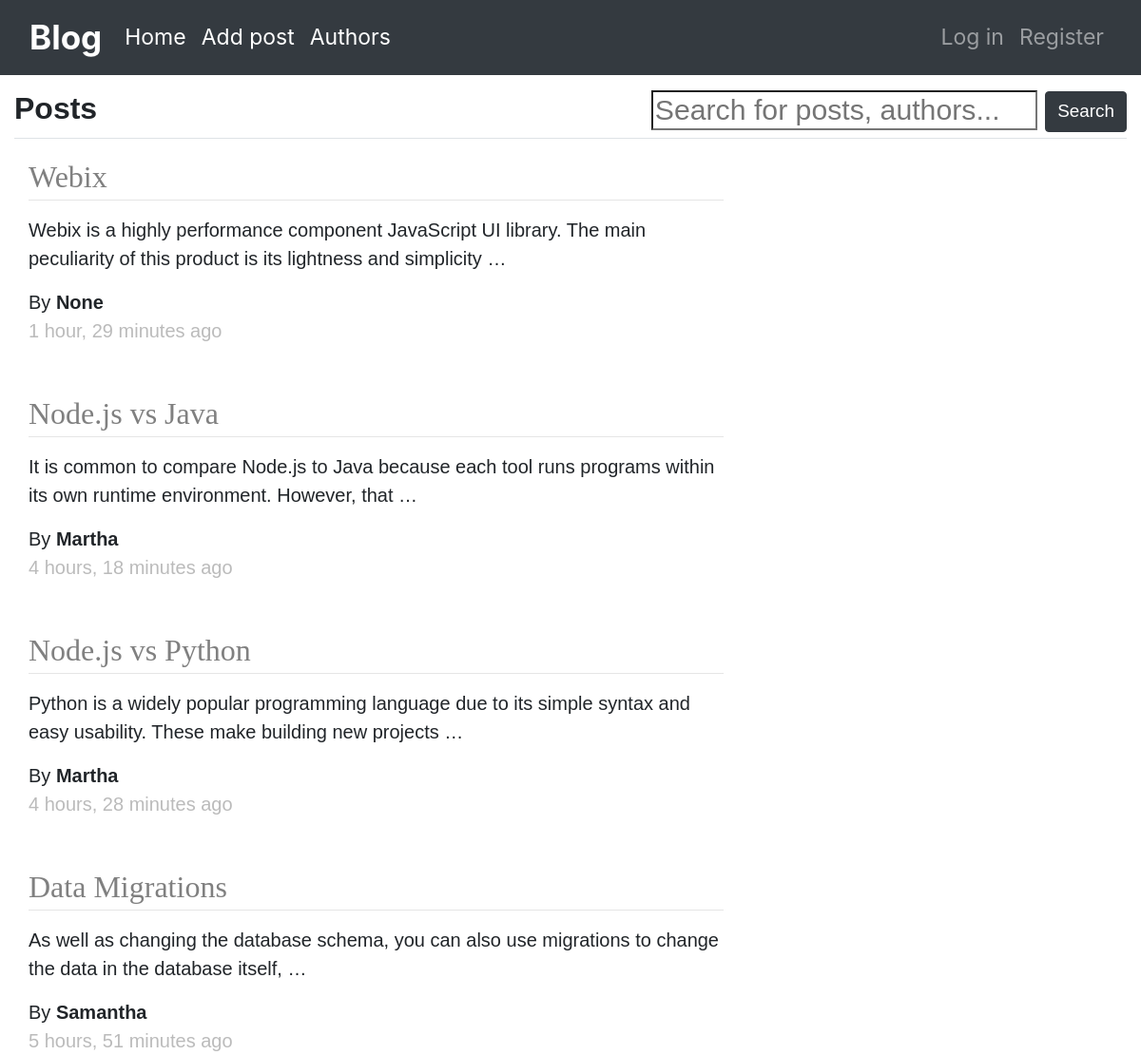
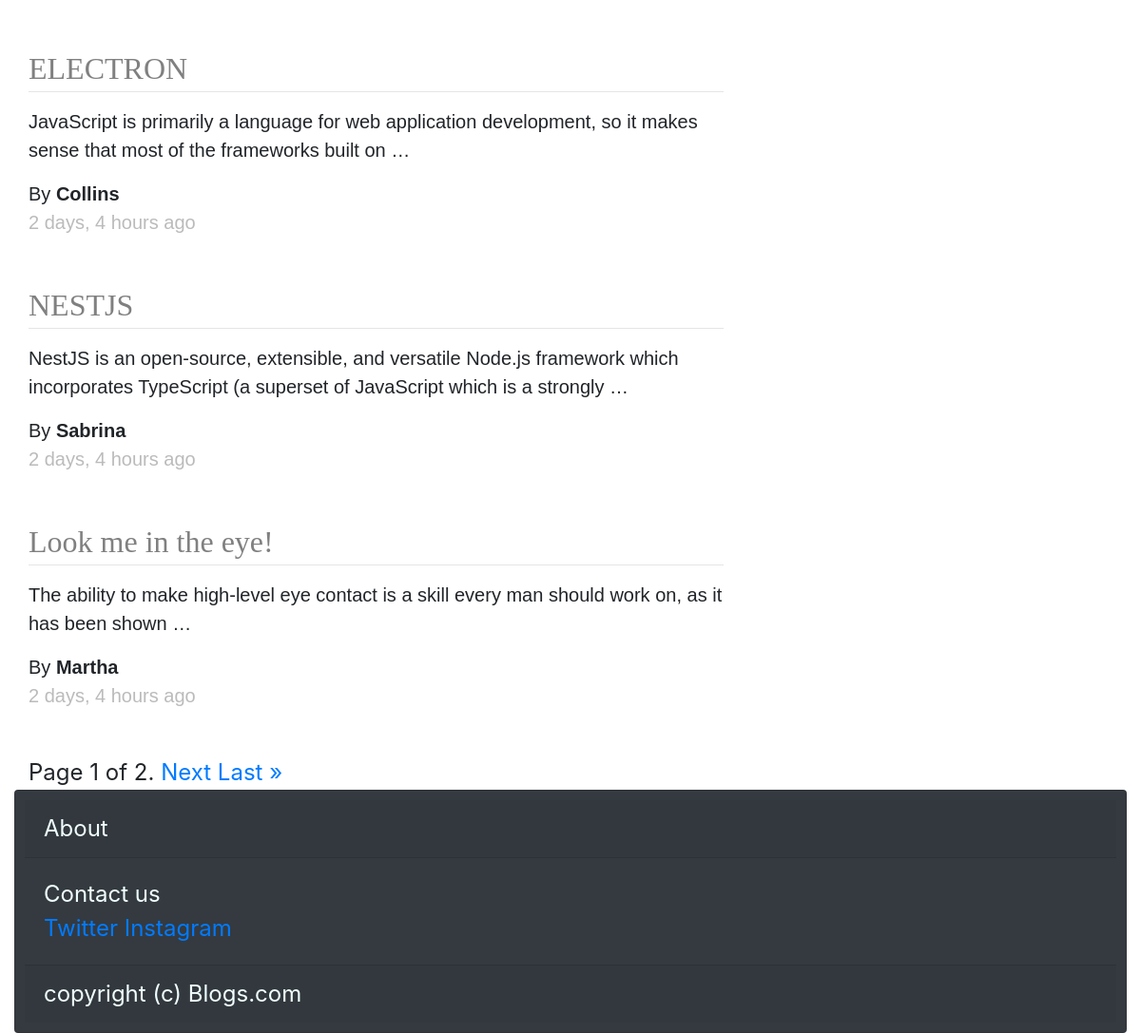
The page / on the database its author committed (2 pictures, top to bottom).
### blogs/models.py (models this page shows, shortened)
class BlogPost(models.Model):
    title = models.CharField(max_length=200)
    text = models.TextField(max_length=500)
    slug = models.SlugField(null = True)
    date_added = models.DateTimeField('Date Published', default=timezone.now)
    author = models.ForeignKey(Author, on_delete=models.CASCADE, null=True)
    class Meta:
        ordering = ['-date_added']
    def get_absolute_url(self):
        return reverse("blogs:post_detail", kwargs={"slug": self.slug})

class Author(models.Model):
    user = models.OneToOneField(User, on_delete=models.CASCADE, null=True)
    firstname = models.CharField(max_length=10)
    lastname = models.CharField(max_length=10)
    email = models.EmailField()
    bio = models.TextField(null=True)
    def __str__(self):
        return f'{self.firstname}'

### blogs/views.py (the view)
# urls.py: path('', views.IndexView, name='index'),
def IndexView(request):
    posts = BlogPost.objects.all().order_by('-date_added')
    authors = Author.objects.all()
    paginator = Paginator(posts, 7)
    page_number = request.GET.get('page')
    page_obj = paginator.get_page(page_number)
    context = {
        'posts_list':page_obj,
        'all_posts':posts,
        'authors': authors}
    return render(request, 'blogs/index.html', context )

### blogs/templates/blogs/index.html (shortened to what this page needs)
{% extends 'blogs/base.html' %}
{% load bootstrap4 %}
{% block page_header %}
      <h4 style="font-size: xx-large; font-weight: bold;"> Posts
         <form class=" mb-3" id="search" method="GET" action="{% url 'blogs:search' %}">
            <input type="search" name="query" placeholder="Search for posts, authors...">
            <button class="btn btn-dark" style="font-size: 0.5cm;" type="submit"> Search</button>
         </form>
      </h4>
{% endblock page_header %}
{% block content %}
<article class="container-fluid blog-post" id="maincontent">
   {% for post in posts_list %}
      <div class="text-left mb-5 blog-post-meta">
         <div class="">
            <a href="{{ post.get_absolute_url }}" style="color:grey; font-family:calibri; font-size:32px"> {{ post.title }} </a> <hr class="mt-0">
         </div>
         <div class="" style="font-family:sans-serif; font-size:20px">
            <p>{{ post.text|truncatewords:20 }}</p>
            By <b> {{post.author}} </b>
            <br>
            <a style="color:rgb(187, 187, 187);"> {{post.date_added|timesince}} ago </a>
         </div>
      </div>
   {% empty %}
      <p> there are no posts at the moment. </p>
   </div>
   {% endfor %}
   <div class="pagination" style="font-size: x-large; float: left;" >
      <span class="step-links">
         <span class="current">
            Page {{ posts_list.number }} of {{ posts_list.paginator.num_pages }}.
         </span>
         {% if posts_list.has_next %}
            <a href="?page={{ posts_list.next_page_number }}">Next</a>
            <a href="?page={{ posts_list.paginator.num_pages }}">Last &raquo;</a>
         {% endif %}
      </span>
   </div>
</article>
{% endblock %}

### blogs/templates/blogs/base.html (style rules this page uses)
article#maincontent { float: left; width: 65%; }
a { text-decoration: none; }
form#search { float: right; font-size: 0.8cm; }

### rows shown on the page
BlogPost: title "Webix", text "Webix is a highly performance component JavaScript UI library. The main peculiarity of this product is its lightness and simplicity …", author "None", date_added "1 hour, 29 minutes"
BlogPost: title "Node.js vs Java", text "It is common to compare Node.js to Java because each tool runs programs within its own runtime environment. However, that …", author "Martha", date_added "4 hours, 18 minutes"
BlogPost: title "Node.js vs Python", text "Python is a widely popular programming language due to its simple syntax and easy usability. These make building new projects …", author "Martha", date_added "4 hours, 28 minutes"
BlogPost: title "Data Migrations", text "As well as changing the database schema, you can also use migrations to change the data in the database itself, …", author "Samantha", date_added "5 hours, 51 minutes"
BlogPost: title "ELECTRON", text "JavaScript is primarily a language for web application development, so it makes sense that most of the frameworks built on …", author "Collins", date_added "2 days, 4 hours"
BlogPost: title "NESTJS", text "NestJS is an open-source, extensible, and versatile Node.js framework which incorporates TypeScript (a superset of JavaScript which is a strongly …", author "Sabrina", date_added "2 days, 4 hours"
BlogPost: title "Look me in the eye!", text "The ability to make high-level eye contact is a skill every man should work on, as it has been shown …", author "Martha", date_added "2 days, 4 hours"

### other values the page prints
{{ posts_list.number }} "1"
{{ posts_list.paginator.num_pages }} "2"
